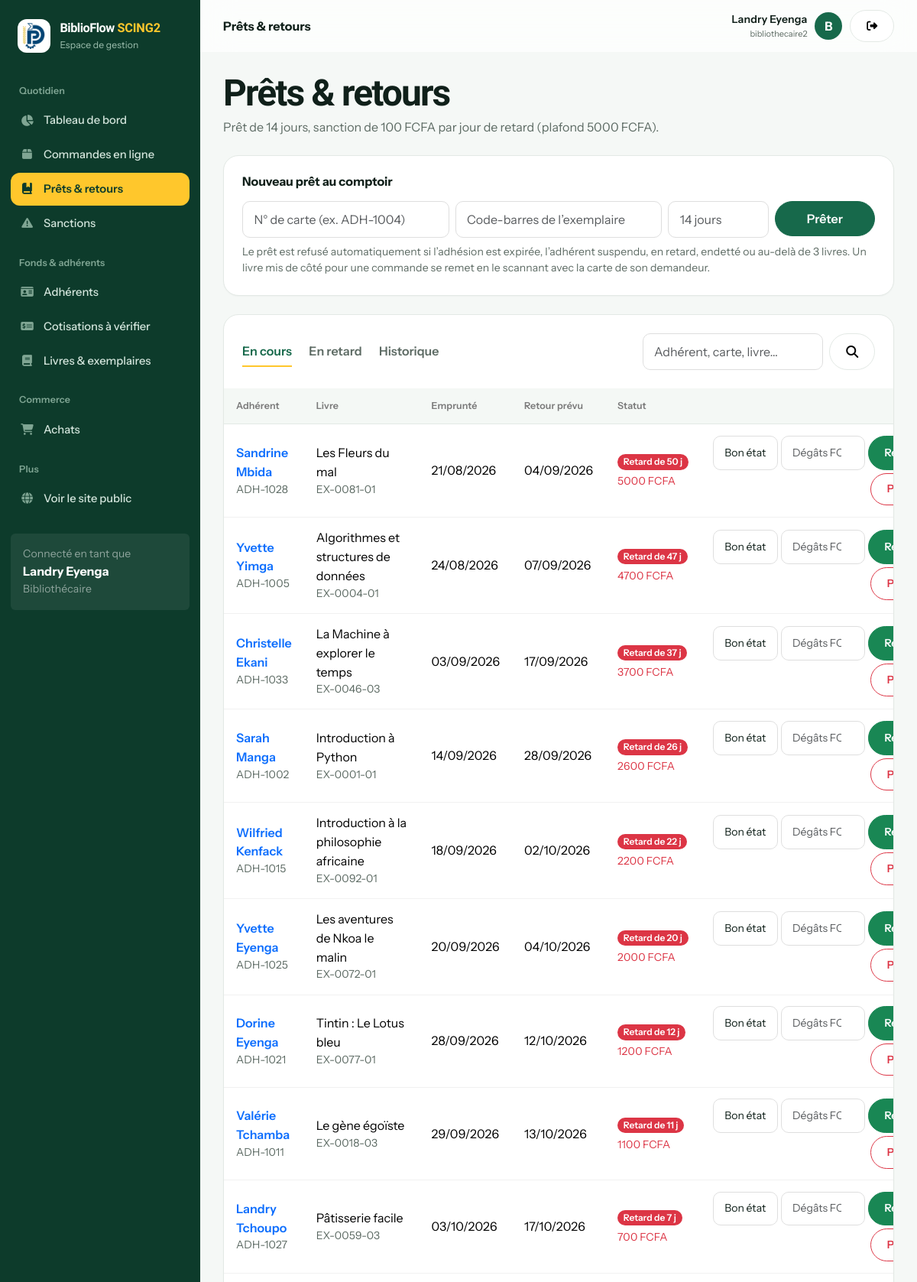
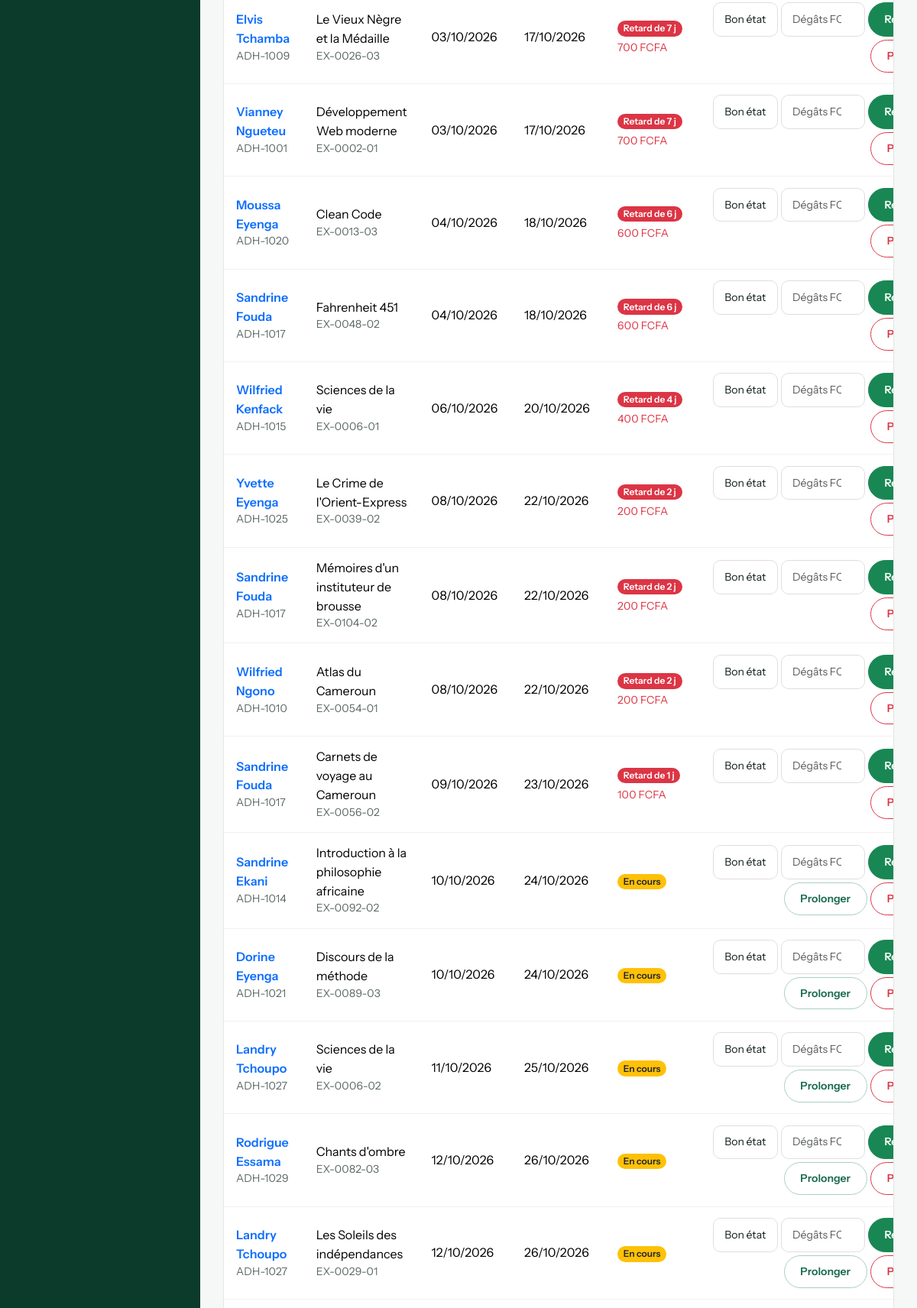
The page /gestion/emprunts/ (signed in, upper part) on the database its author committed (2 pictures, top to bottom).
### bibliotheque/models.py (models this page shows, shortened)
class Utilisateur(AbstractUser):
    ROLES = [("adherent", "Adhérent"), ("bibliothecaire", "Bibliothécaire"), ("administrateur", "Administrateur")]
    STATUTS = [("en_attente", "En attente de validation"), ("actif", "Actif"), ("suspendu", "Suspendu")]
    first_name = None  # remplacés par nom / prénom
    last_name = None
    nom = models.CharField(max_length=80)
    prenom = models.CharField(max_length=80)
    telephone = models.CharField(max_length=20, blank=True)
    adresse = models.CharField(max_length=200, blank=True)
    role = models.CharField(max_length=20, choices=ROLES, default="adherent")
    statut = models.CharField(max_length=12, choices=STATUTS, default="actif")
    numero_carte = models.CharField(max_length=20, unique=True, null=True, blank=True)
    date_debut_adhesion = models.DateField(null=True, blank=True)
    date_expiration = models.DateField(null=True, blank=True)  # fin de validité de l'adhésion
    suspendu_jusqu = models.DateField(null=True, blank=True)   # emprunts suspendus après un retard
    REQUIRED_FIELDS = ["nom", "prenom", "email"]
    def get_full_name(self):
        return f"{self.prenom} {self.nom}".strip()
    def __str__(self):
        return self.get_full_name() or self.username
    @property
    def est_personnel(self):
        return self.is_superuser or self.role in ("bibliothecaire", "administrateur")

class Emprunt(models.Model):
    STATUTS = [("demande", "Demandé"), ("prete", "Prêt à retirer"), ("en_cours", "En cours"), ("retard", "En retard"),
               ("rendu", "Rendu"), ("perdu", "Perdu"), ("annule", "Annulé")]
    ACTIFS = ("demande", "prete", "en_cours", "retard")   # compte dans la limite d'emprunts
    OUVERTS = ("en_cours", "retard")                      # livre actuellement chez l'adhérent
    PAIEMENTS = [("impayee", "Impayée"), ("payee", "Payée"), ("annulee", "Annulée")]
    adherent = models.ForeignKey(Utilisateur, on_delete=models.PROTECT, related_name="emprunts")
    personnel = models.ForeignKey(Utilisateur, on_delete=models.SET_NULL, null=True, blank=True,
                                  related_name="emprunts_acceptes")
    exemplaire = models.ForeignKey(Exemplaire, on_delete=models.PROTECT, related_name="emprunts")
    date_demande = models.DateTimeField(auto_now_add=True)
    date_emprunt = models.DateField(default=timezone.localdate)
    date_retour_prevue = models.DateField(null=True, blank=True)
    date_limite_retrait = models.DateField(null=True, blank=True)
    date_retour_effective = models.DateField(null=True, blank=True)
    statut = models.CharField(max_length=10, choices=STATUTS, default="en_cours")
    adresse_livraison = models.CharField(max_length=250, blank=True)  # vide = retrait à la bibliothèque
    nb_prolongations = models.PositiveSmallIntegerField(default=0)
    motif_sanction = models.CharField(max_length=200, blank=True)
    montant_sanction = models.DecimalField(max_digits=10, decimal_places=2, default=0)
    statut_paiement = models.CharField(max_length=10, choices=PAIEMENTS, blank=True)
    date_sanction = models.DateTimeField(null=True, blank=True)
    class Meta:
        ordering = ["-date_emprunt", "-id"]
    @property
    def jours_retard(self):
        if not self.date_retour_prevue:
            return 0
        ref = self.date_retour_effective or timezone.localdate()
        return max(0, (ref - self.date_retour_prevue).days)
    @property
    def en_retard(self):
        return (self.statut in self.OUVERTS and self.date_retour_prevue is not None
                and self.date_retour_prevue < timezone.localdate())

class Exemplaire(models.Model):
    ETATS = [("bon", "Bon état"), ("abime", "Abîmé")]
    STATUTS = [("disponible", "En rayon"), ("emprunte", "Emprunté"), ("reserve", "Mis de côté"),
               ("perdu", "Perdu"), ("retire", "Retiré du fonds")]
    livre = models.ForeignKey(Livre, on_delete=models.CASCADE, related_name="exemplaires")
    code_barres = models.CharField(max_length=40, unique=True)
    etat_physique = models.CharField(max_length=10, choices=ETATS, default="bon")
    statut = models.CharField(max_length=12, choices=STATUTS, default="disponible")
    etagere = models.CharField(max_length=40, blank=True)
    code_rayon = models.CharField(max_length=20, blank=True)

class Livre(models.Model):
    titre = models.CharField(max_length=200)
    auteur = models.CharField(max_length=120)
    isbn = models.CharField(max_length=20, unique=True, null=True, blank=True)
    description = models.TextField(blank=True)
    image = models.CharField(max_length=255, blank=True)  # chemin relatif dans static/media
    categorie = models.CharField(max_length=80, blank=True)
    annee_publication = models.PositiveSmallIntegerField(null=True, blank=True)
    langue = models.CharField(max_length=30, default="Français")
    prix = models.DecimalField(max_digits=10, decimal_places=2, default=0)  # prix de vente
    stock_vente = models.PositiveIntegerField(default=0)                    # exemplaires à vendre
    actif = models.BooleanField(default=True)
    class Meta:
        ordering = ["titre"]
    def __str__(self):
        return self.titre

### bibliotheque/views.py (the view, shortened to what this page needs)
# urls.py: path("gestion/emprunts/", views.emprunts, name="emprunts"),
@role_requis(*STAFF)
def emprunts(request):
    services.maj_quotidienne()
    vue, q = request.GET.get("vue", "en_cours"), request.GET.get("q", "").strip()
    today = timezone.localdate()
    liste = Emprunt.objects.select_related("adherent", "exemplaire__livre")
    if vue == "en_cours":
        liste = liste.filter(statut__in=Emprunt.OUVERTS)
    elif vue == "retards":
        liste = liste.filter(statut__in=Emprunt.OUVERTS, date_retour_prevue__lt=today)
    else:
        liste = liste.exclude(statut__in=("demande", "prete", "annule"))
    if q:
        liste = liste.filter(Q(adherent__nom__icontains=q) | Q(adherent__prenom__icontains=q)
                             | Q(adherent__numero_carte__icontains=q) | Q(exemplaire__livre__titre__icontains=q)
                             | Q(exemplaire__code_barres__icontains=q))
    liste = list(liste.order_by("date_retour_prevue" if vue != "tous" else "-date_emprunt", "-id")[:150])
    for e in liste:
        e.amende = services.montant_amende(e.jours_retard) if (e.statut in Emprunt.OUVERTS and e.jours_retard) else 0
    return render(request, "bibliotheque/emprunts.html", {
        "emprunts": liste, "vue": vue, "q": q, "params": services.params(), "etats": Exemplaire.ETATS})

### bibliotheque/templates/bibliotheque/emprunts.html
{% extends "bibliotheque/base.html" %}{% block titre %}Prêts & retours – BiblioFlow SCING2{% endblock %}{% block entete %}Prêts &amp; retours{% endblock %}{% block contenu %}
<div class="page-title mb-4"><h1>Prêts &amp; retours</h1><p>Prêt de {{ params.duree_pret_jours }} jours, sanction de {{ params.amende_par_jour|floatformat:0 }} FCFA par jour de retard (plafond {{ params.amende_plafond|floatformat:0 }} FCFA).</p></div>
<div class="cardx p-4 mb-4"><h6 class="fw-bold mb-3">Nouveau prêt au comptoir</h6><form method="post" class="row g-2">{% csrf_token %}<div class="col-md-4"><input name="carte" class="form-control" placeholder="N° de carte (ex. ADH-1004)" required></div><div class="col-md-4"><input name="code_barres" class="form-control" placeholder="Code-barres de l’exemplaire" required></div><div class="col-md-2"><input name="jours" type="number" min="1" class="form-control" placeholder="{{ params.duree_pret_jours }} jours"></div><div class="col-md-2"><button class="btn btn-primary w-100">Prêter</button></div></form>
<div class="small muted mt-2">Le prêt est refusé automatiquement si l’adhésion est expirée, l’adhérent suspendu, en retard, endetté ou au-delà de {{ params.max_emprunts }} livres. Un livre mis de côté pour une commande se remet en le scannant avec la carte de son demandeur.</div></div>
<div class="cardx table-card"><div class="p-4 d-flex flex-wrap gap-3 justify-content-between align-items-center"><ul class="nav nav-pills">
<li class="nav-item"><a class="nav-link {% if vue == 'en_cours' %}active{% endif %}" href="?vue=en_cours">En cours</a></li><li class="nav-item"><a class="nav-link {% if vue == 'retards' %}active{% endif %}" href="?vue=retards">En retard</a></li><li class="nav-item"><a class="nav-link {% if vue == 'tous' %}active{% endif %}" href="?vue=tous">Historique</a></li></ul>
<form class="d-flex gap-2"><input type="hidden" name="vue" value="{{ vue }}"><input name="q" value="{{ q }}" class="form-control" placeholder="Adhérent, carte, livre…"><button class="btn btn-light" aria-label="Rechercher"><i class="fa-solid fa-magnifying-glass"></i></button></form></div>
<div class="table-responsive"><table class="table"><thead><tr><th>Adhérent</th><th>Livre</th><th>Emprunté</th><th>Retour prévu</th><th>Statut</th><th class="text-end">Actions</th></tr></thead><tbody>
{% for e in emprunts %}<tr><td><a class="fw-semibold text-decoration-none" href="{% url 'adherent_detail' e.adherent.pk %}">{{ e.adherent }}</a><div class="muted small">{{ e.adherent.numero_carte }}</div></td><td>{{ e.exemplaire.livre }}<div class="muted small">{{ e.exemplaire.code_barres }}</div></td><td>{{ e.date_emprunt|date:"d/m/Y" }}</td><td>{{ e.date_retour_prevue|date:"d/m/Y"|default:"" }}{% if e.nb_prolongations %}<div class="muted small">prolongé {{ e.nb_prolongations }} fois</div>{% endif %}</td>
<td><span class="badge rounded-pill bg-{% if e.statut == 'rendu' %}success{% elif e.statut == 'perdu' %}dark{% elif e.en_retard %}danger{% else %}warning text-dark{% endif %}">{% if e.en_retard %}Retard de {{ e.jours_retard }} j{% else %}{{ e.get_statut_display }}{% endif %}</span>{% if e.amende %}<div class="small text-danger mt-1">{{ e.amende|floatformat:0 }} FCFA</div>{% elif e.statut_paiement %}<div class="small mt-1 {% if e.statut_paiement == 'impayee' %}text-danger{% else %}muted{% endif %}">Sanction {{ e.montant_sanction|floatformat:0 }} FCFA ({{ e.get_statut_paiement_display|lower }})</div>{% endif %}</td>
<td class="text-end">{% if e.statut == 'en_cours' or e.statut == 'retard' %}<div class="d-inline-flex gap-1 flex-wrap justify-content-end">
<form method="post" action="{% url 'emprunt_action' e.pk 'retour' %}" class="d-inline-flex gap-1">{% csrf_token %}<input type="hidden" name="next" value="{{ request.get_full_path }}"><select name="etat" class="form-select form-select-sm" style="width:auto">{% for k,l in etats %}<option value="{{ k }}">{{ l }}</option>{% endfor %}</select><input name="degats" type="number" min="0" step="100" class="form-control form-control-sm" style="width:110px" placeholder="Dégâts FCFA"><button class="btn btn-sm btn-success">Rendu</button></form>
{% if not e.en_retard %}<form method="post" action="{% url 'emprunt_action' e.pk 'prolonger' %}">{% csrf_token %}<input type="hidden" name="next" value="{{ request.get_full_path }}"><button class="btn btn-sm btn-outline-primary" title="+{{ params.duree_prolongation_jours }} jours">Prolonger</button></form>{% endif %}
<form method="post" action="{% url 'emprunt_action' e.pk 'perdu' %}" onsubmit="return confirm('Déclarer ce livre perdu ? Une sanction (prix + frais) sera créée.')">{% csrf_token %}<input type="hidden" name="next" value="{{ request.get_full_path }}"><button class="btn btn-sm btn-outline-danger">Perdu</button></form></div>{% endif %}</td></tr>
{% empty %}<tr><td colspan="6" class="empty">Aucun emprunt.</td></tr>{% endfor %}</tbody></table></div></div>{% endblock %}

### bibliotheque/templates/bibliotheque/base.html (shortened to what this page needs)
{% load static %}<!doctype html>
<html lang="fr"><head><meta charset="utf-8"><meta name="viewport" content="width=device-width, initial-scale=1"><title>{% block titre %}BiblioFlow SCING2{% endblock %}</title>
<link href="https://cdn.jsdelivr.net/npm/bootstrap@5.3.3/dist/css/bootstrap.min.css" rel="stylesheet"><link href="https://cdnjs.cloudflare.com/ajax/libs/font-awesome/6.5.2/css/all.min.css" rel="stylesheet"><link href="{% static 'bibliotheque/app.css' %}" rel="stylesheet"></head>
<body>{% with u=request.resolver_match.url_name %}<div class="app-shell">
<aside class="sidebar" id="sidebar">
  <div class="brand"><span class="logo-chip"><img src="{% static 'bibliotheque/images/logo.png' %}" alt="" height="34" width="29"></span><div><strong>BiblioFlow <span class="brand-tag">SCING2</span></strong><small>Espace de gestion</small></div></div>
  <div class="nav-title">Quotidien</div>
  <a class="side-link {% if u == 'tableau_bord' %}active{% endif %}" href="{% url 'tableau_bord' %}"><i class="fa-solid fa-chart-pie"></i>Tableau de bord</a>
  <a class="side-link {% if u == 'commandes' %}active{% endif %}" href="{% url 'commandes' %}"><i class="fa-solid fa-box"></i>Commandes en ligne</a>
  <a class="side-link {% if u == 'emprunts' %}active{% endif %}" href="{% url 'emprunts' %}"><i class="fa-solid fa-book-bookmark"></i>Prêts &amp; retours</a>
  <a class="side-link {% if u == 'sanctions' %}active{% endif %}" href="{% url 'sanctions' %}"><i class="fa-solid fa-triangle-exclamation"></i>Sanctions</a>
  <div class="nav-title">Fonds &amp; adhérents</div>
  <a class="side-link {% if u == 'adherents' or u == 'adherent_detail' or u == 'adherent_nouveau' or u == 'adherent_modifier' %}active{% endif %}" href="{% url 'adherents' %}"><i class="fa-solid fa-id-card"></i>Adhérents</a>
  <a class="side-link " href="{% url 'cotisations' %}"><i class="fa-solid fa-money-check-dollar"></i>Cotisations à vérifier</a>
  <a class="side-link " href="{% url 'livres_gestion' %}"><i class="fa-solid fa-book"></i>Livres &amp; exemplaires</a>
  <div class="nav-title">Commerce</div>
  <a class="side-link {% if u == 'achats' or u == 'achat_detail' or u == 'achat_nouveau' %}active{% endif %}" href="{% url 'achats' %}"><i class="fa-solid fa-cart-shopping"></i>Achats</a>
  <div class="nav-title">Plus</div>
  <a class="side-link" href="{% url 'accueil' %}"><i class="fa-solid fa-globe"></i>Voir le site public</a>
  <div class="mt-4 p-3 rounded-2" style="background:#ffffff0a"><div class="small text-white-50">Connecté en tant que</div><strong>{{ user.get_full_name|default:user.username }}</strong><div class="small text-white-50">{{ user.get_role_display }}</div></div>
</aside>
<main class="main"><header class="topbar"><div class="d-flex align-items-center gap-3"><div class="fw-bold">{% block entete %}{% endblock %}</div></div>
<div class="user-chip"><div class="text-end d-none d-sm-block"><div class="fw-semibold small">{{ user.get_full_name|default:user.username }}</div><div class="muted" style="font-size:11px">{{ user.username }}</div></div><div class="avatar">{{ user.username|first|upper }}</div><form method="post" action="{% url 'logout' %}">{% csrf_token %}<button class="btn btn-sm btn-light" title="Déconnexion"><i class="fa-solid fa-right-from-bracket"></i></button></form></div></header>
<div class="content">{% block contenu %}{% endblock %}</div></main></div>{% endwith %}
<script src="https://cdn.jsdelivr.net/npm/bootstrap@5.3.3/dist/js/bootstrap.bundle.min.js"></script><script src="{% static 'bibliotheque/app.js' %}" defer></script>{% block scripts %}{% endblock %}</body></html>

### rows shown on the page
Utilisateur: get_full_name "Landry Eyenga", role "Bibliothécaire", username "bibliothecaire2", username|first "B"
Emprunt: adherent "Sandrine Mbida", adherent.numero_carte "ADH-1028", exemplaire.livre "Les Fleurs du mal", exemplaire.code_barres "EX-0081-01", date_emprunt "21/08/2026", date_retour_prevue "04/09/2026", jours_retard "50", amende "5000"
Emprunt: adherent "Yvette Yimga", adherent.numero_carte "ADH-1005", exemplaire.livre "Algorithmes et structures de données", exemplaire.code_barres "EX-0004-01", date_emprunt "24/08/2026", date_retour_prevue "07/09/2026", jours_retard "47", amende "4700"
Emprunt: adherent "Christelle Ekani", adherent.numero_carte "ADH-1033", exemplaire.livre "La Machine à explorer le temps", exemplaire.code_barres "EX-0046-03", date_emprunt "03/09/2026", date_retour_prevue "17/09/2026", jours_retard "37", amende "3700"
Emprunt: adherent "Sarah Manga", adherent.numero_carte "ADH-1002", exemplaire.livre "Introduction à Python", exemplaire.code_barres "EX-0001-01", date_emprunt "14/09/2026", date_retour_prevue "28/09/2026", jours_retard "26", amende "2600"
Emprunt: adherent "Wilfried Kenfack", adherent.numero_carte "ADH-1015", exemplaire.livre "Introduction à la philosophie africaine", exemplaire.code_barres "EX-0092-01", date_emprunt "18/09/2026", date_retour_prevue "02/10/2026", jours_retard "22", amende "2200"
Emprunt: adherent "Yvette Eyenga", adherent.numero_carte "ADH-1025", exemplaire.livre "Les aventures de Nkoa le malin", exemplaire.code_barres "EX-0072-01", date_emprunt "20/09/2026", date_retour_prevue "04/10/2026", jours_retard "20", amende "2000"
Emprunt: adherent "Dorine Eyenga", adherent.numero_carte "ADH-1021", exemplaire.livre "Tintin : Le Lotus bleu", exemplaire.code_barres "EX-0077-01", date_emprunt "28/09/2026", date_retour_prevue "12/10/2026", jours_retard "12", amende "1200"
Emprunt: adherent "Valérie Tchamba", adherent.numero_carte "ADH-1011", exemplaire.livre "Le gène égoïste", exemplaire.code_barres "EX-0018-03", date_emprunt "29/09/2026", date_retour_prevue "13/10/2026", jours_retard "11", amende "1100"
Emprunt: adherent "Landry Tchoupo", adherent.numero_carte "ADH-1027", exemplaire.livre "Pâtisserie facile", exemplaire.code_barres "EX-0059-03", date_emprunt "03/10/2026", date_retour_prevue "17/10/2026", jours_retard "7", amende "700"
Emprunt: adherent "Elvis Tchamba", adherent.numero_carte "ADH-1009", exemplaire.livre "Le Vieux Nègre et la Médaille", exemplaire.code_barres "EX-0026-03", date_emprunt "03/10/2026", date_retour_prevue "17/10/2026", jours_retard "7", amende "700"
Emprunt: adherent "Vianney Ngueteu", adherent.numero_carte "ADH-1001", exemplaire.livre "Développement Web moderne", exemplaire.code_barres "EX-0002-01", date_emprunt "03/10/2026", date_retour_prevue "17/10/2026", jours_retard "7", amende "700"
Emprunt: adherent "Moussa Eyenga", adherent.numero_carte "ADH-1020", exemplaire.livre "Clean Code", exemplaire.code_barres "EX-0013-03", date_emprunt "04/10/2026", date_retour_prevue "18/10/2026", jours_retard "6", amende "600"
Emprunt: adherent "Sandrine Fouda", adherent.numero_carte "ADH-1017", exemplaire.livre "Fahrenheit 451", exemplaire.code_barres "EX-0048-02", date_emprunt "04/10/2026", date_retour_prevue "18/10/2026", jours_retard "6", amende "600"
Emprunt: adherent "Wilfried Kenfack", adherent.numero_carte "ADH-1015", exemplaire.livre "Sciences de la vie", exemplaire.code_barres "EX-0006-01", date_emprunt "06/10/2026", date_retour_prevue "20/10/2026", jours_retard "4", amende "400"
Emprunt: adherent "Yvette Eyenga", adherent.numero_carte "ADH-1025", exemplaire.livre "Le Crime de l'Orient-Express", exemplaire.code_barres "EX-0039-02", date_emprunt "08/10/2026", date_retour_prevue "22/10/2026", jours_retard "2", amende "200"
Emprunt: adherent "Sandrine Fouda", adherent.numero_carte "ADH-1017", exemplaire.livre "Mémoires d'un instituteur de brousse", exemplaire.code_barres "EX-0104-02", date_emprunt "08/10/2026", date_retour_prevue "22/10/2026", jours_retard "2", amende "200"
Emprunt: adherent "Wilfried Ngono", adherent.numero_carte "ADH-1010", exemplaire.livre "Atlas du Cameroun", exemplaire.code_barres "EX-0054-01", date_emprunt "08/10/2026", date_retour_prevue "22/10/2026", jours_retard "2", amende "200"
Emprunt: adherent "Sandrine Fouda", adherent.numero_carte "ADH-1017", exemplaire.livre "Carnets de voyage au Cameroun", exemplaire.code_barres "EX-0056-02", date_emprunt "09/10/2026", date_retour_prevue "23/10/2026", jours_retard "1", amende "100"
Emprunt: adherent "Sandrine Ekani", adherent.numero_carte "ADH-1014", exemplaire.livre "Introduction à la philosophie africaine", exemplaire.code_barres "EX-0092-02", date_emprunt "10/10/2026", date_retour_prevue "24/10/2026", statut "En cours"
Emprunt: adherent "Dorine Eyenga", adherent.numero_carte "ADH-1021", exemplaire.livre "Discours de la méthode", exemplaire.code_barres "EX-0089-03", date_emprunt "10/10/2026", date_retour_prevue "24/10/2026", statut "En cours"
Emprunt: adherent "Landry Tchoupo", adherent.numero_carte "ADH-1027", exemplaire.livre "Sciences de la vie", exemplaire.code_barres "EX-0006-02", date_emprunt "11/10/2026", date_retour_prevue "25/10/2026", statut "En cours"
Emprunt: adherent "Rodrigue Essama", adherent.numero_carte "ADH-1029", exemplaire.livre "Chants d'ombre", exemplaire.code_barres "EX-0082-03", date_emprunt "12/10/2026", date_retour_prevue "26/10/2026", statut "En cours"
Emprunt: adherent "Landry Tchoupo", adherent.numero_carte "ADH-1027", exemplaire.livre "Les Soleils des indépendances", exemplaire.code_barres "EX-0029-01", date_emprunt "12/10/2026", date_retour_prevue "26/10/2026", statut "En cours"

### other values the page prints
{{ params.duree_pret_jours }} "14"
{{ params.amende_par_jour|floatformat:0 }} "100"
{{ params.amende_plafond|floatformat:0 }} "5000"
{{ params.max_emprunts }} "3"
form field etat "Bon état"
